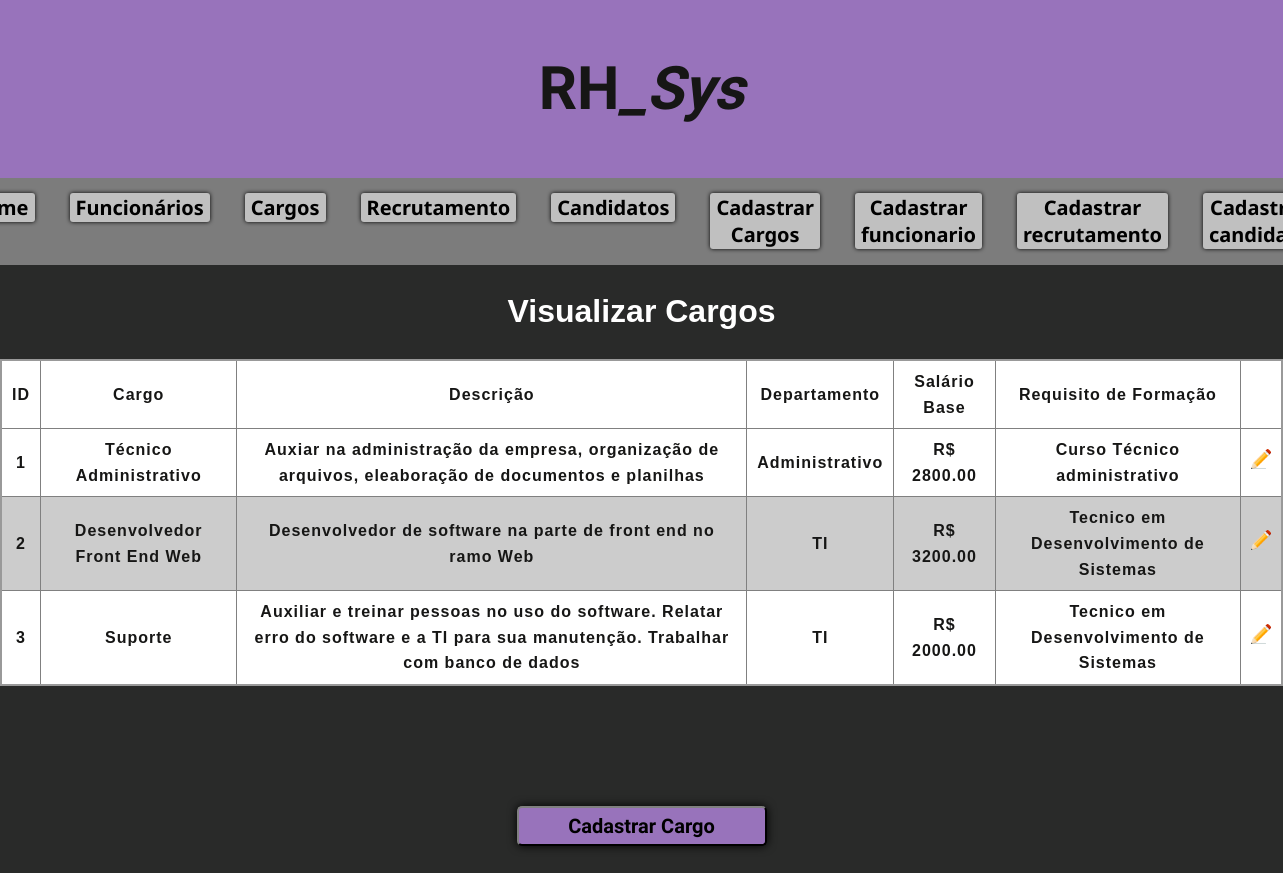
Before: /cargos/ with the older database file.
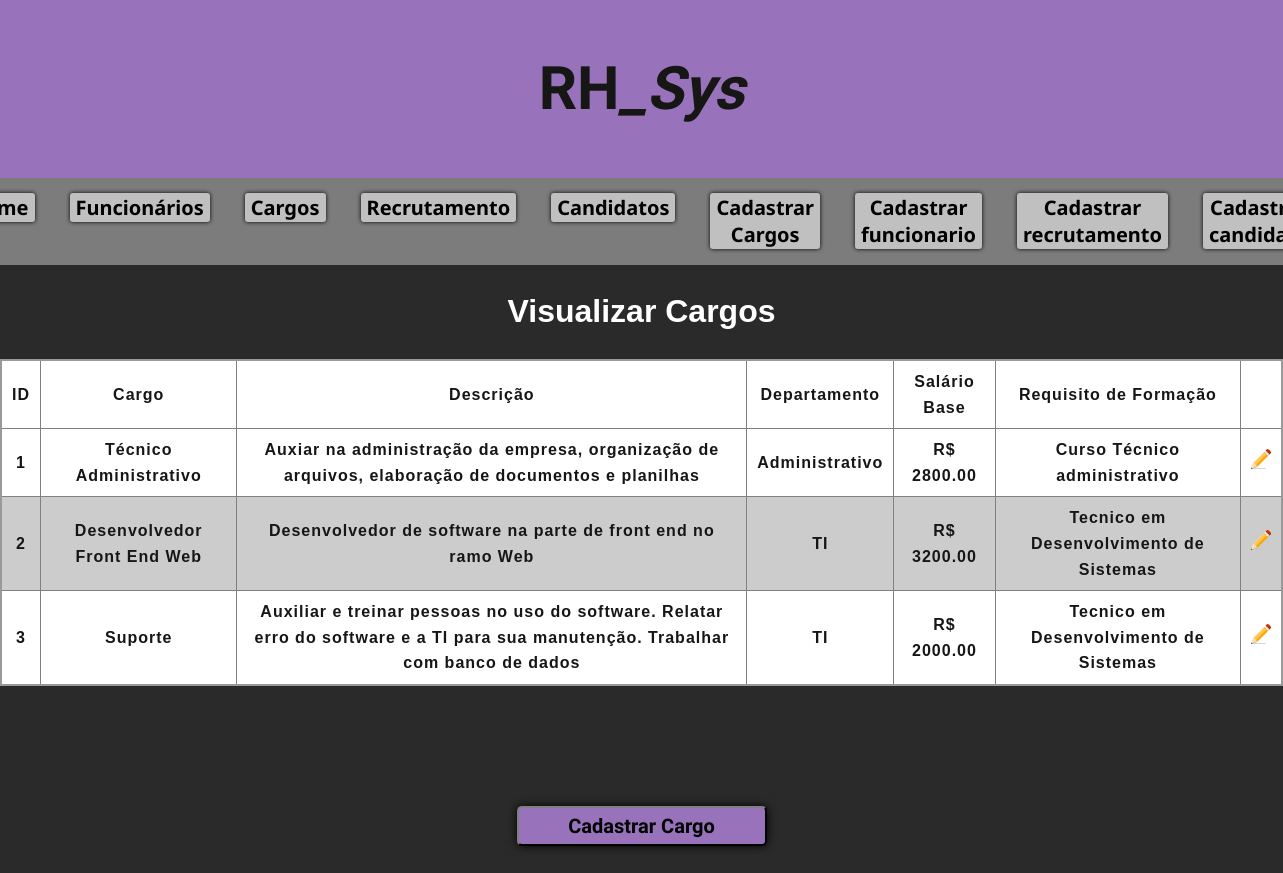
After: the same page with the newer database file.
### rh/models.py (models this page shows)
class Cargos(models.Model):
    cargo = models.CharField(max_length=100)
    descricao = models.CharField(max_length=500)
    departamento = models.CharField(max_length=100)
    salario_base = models.DecimalField(max_digits=10, decimal_places=2)
    requisito_formacao = models.CharField(max_length=100)
    def __str__(self):
        return f'cargo: {self.cargo} | departamento: {self.departamento}'

### rh/views.py (the view)
# urls.py: path('cargos/', view_rh.cargo, name='cargo'),
def cargo(request):
    cargos = Cargos.objects.all()
    print(f"\n\n{cargos}\n\n")
    context = {
        'cargos': cargos,
        'title' : 'Visualizar Cargos'
    }
    return render(request, 'pages/listar/cargo.html', context)

### rh/templates/pages/listar/cargo.html
{% load static %}
{% include "partials/menu.html" %}
<h1 style="color: #fff; font-weight:bold">
    <center>{{ title }}</center>
</h1>
<table class="listagem_tabela">
    <thead>
        <tr>
            <th scope="col">ID</th>
            <th scope="col">Cargo</th>
            <th scope="col">Descrição</th>
            <th scope="col">Departamento</th>
            <th scope="col">Salário Base</th>
            <th scope="col">Requisito de Formação</th>
            <th scope="col"></th>
        </tr>
    </thead>
    <tbody>
        {% for cargo in cargos %}
            <tr>
                <th scope="row"> {{ cargo.id }} </th>
                <th> {{ cargo.cargo }} </th>
                <th> {{ cargo.descricao }}</th>
                <th> {{ cargo.departamento }} </th>
                <th> R$ {{ cargo.salario_base }} </th>
                <th> {{ cargo.requisito_formacao}} </th>
                <th>
                    <center>
                        <a href="{% url "editcargo" cargo.id %}"><img src="{% static "img/editar.png" %}" width="20px"></a>
                    </center>
                </th>
            </tr>
        {% endfor %}
    </tbody>
</table>
<div class="button_novocargo">
    <a href="{% url "cadcargo" %}"><button class="novo_cargo">Cadastrar Cargo</button></a>
</div>
{% include "partials/final.html" %}

Changed rows visible on the page:
changed Cargos "Técnico Administrativo": descricao "Auxiar na administração da empresa, organização de arquivos, eleaboração de documentos e planilhas" → "Auxiar na administração da empresa, organização de arquivos, elaboração de documentos e planilhas"
